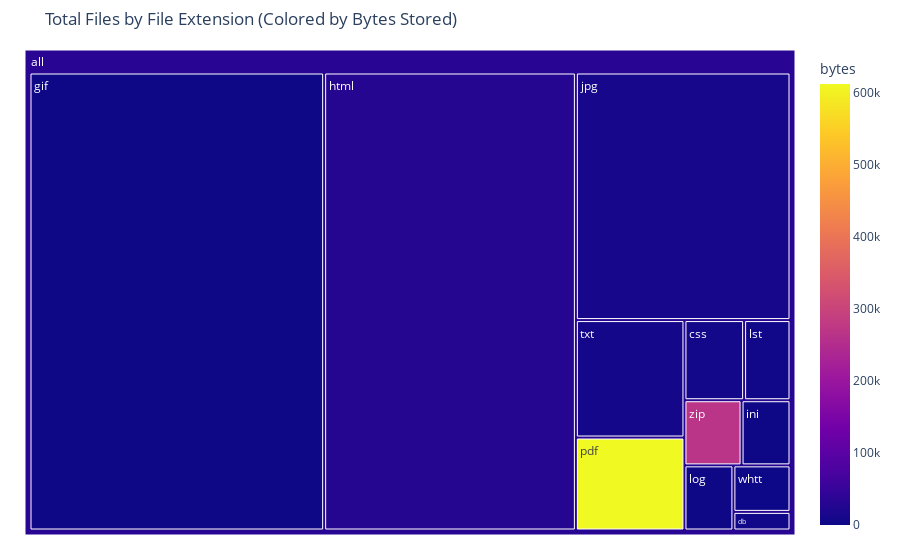

The code cell stored with this chart in its notebook:
### Markdown cell above
# File Extension vs. Mimetype

A quick look at the same visualization for file extension (the part of the filename after the last dot) shows why we use mimetypes. File extensions are not always informative, whereas at least mimetypes give us a high-level category for each format.

Python's mimetype guessing module is useful for a quick analysis, but there are more sophisticated file format identification tools that you will find helpful. Tools such as Droid and Siegfried (recommended) offer the ability to identify detailed sub-formats for the files in your accessions, such as which version of PDF was used to produce a document. These tools require a fully functional computer with adminitrator access to install and so they are beyond the scope of this notebook demonstration, but they will catch a many more specific formats than Python.

### Code cell
import plotly.express as px

fig = px.treemap(df,
                 title="Total Files by File Extension (Colored by Bytes Stored)",
                 path=[px.Constant("all"), 'extension'], 
                 color='bytes'
                )
fig.update_traces(root_color="lightgrey")
fig.update_layout(margin = dict(t=50, l=25, r=25, b=25))
fig.show()

### Figure 1 — Plotly figure (JSON) as saved in the notebook; plotly's stock layout.template omitted (floating-point values rounded to 4 significant figures)
{"data": [{"branchvalues": "total", "customdata": [[6468], [4864], [1042.0], [28530.0], [1272.0], [11680.0], [721.8], [4400.0], [612100.0], [8141.0], [0], [265300.0], [32650.0]], "domain": {"x": [0, 1], "y": [0, 1]}, "hovertemplate": "labels=%{label}<br>count=%{value}<br>parent=%{parent}<br>id=%{id}<br>bytes=%{color}<extra></extra>", "ids": ["all/css", "all/db", "all/gif", "all/html", "all/ini", "all/jpg", "all/log", "all/lst", "all/pdf", "all/txt", "all/whtt", "all/zip", "all"], "labels": ["css", "db", "gif", "html", "ini", "jpg", "log", "lst", "pdf", "txt", "whtt", "zip", "all"], "marker": {"coloraxis": "coloraxis", "colors": [6468, 4864, 1042.0, 28530.0, 1272.0, 11680.0, 721.8, 4400.0, 612100.0, 8141.0, 0, 265300.0, 32650.0]}, "name": "", "parents": ["all", "all", "all", "all", "all", "all", "all", "all", "all", "all", "all", "all", ""], "root": {"color": "lightgrey"}, "type": "treemap", "values": [9, 2, 254, 217, 6, 100, 6, 7, 19, 24, 5, 7, 656]}], "layout": {"autosize": true, "coloraxis": {"colorbar": {"title": {"text": "bytes"}}, "colorscale": [[0, "#0d0887"], [0.1111, "#46039f"], [0.2222, "#7201a8"], [0.3333, "#9c179e"], [0.4444, "#bd3786"], [0.5556, "#d8576b"], [0.6667, "#ed7953"], [0.7778, "#fb9f3a"], [0.8889, "#fdca26"], [1, "#f0f921"]]}, "legend": {"tracegroupgap": 0}, "margin": {"b": 25, "l": 25, "r": 25, "t": 50}, "title": {"text": "Total Files by File Extension (Colored by Bytes Stored)"}}}
